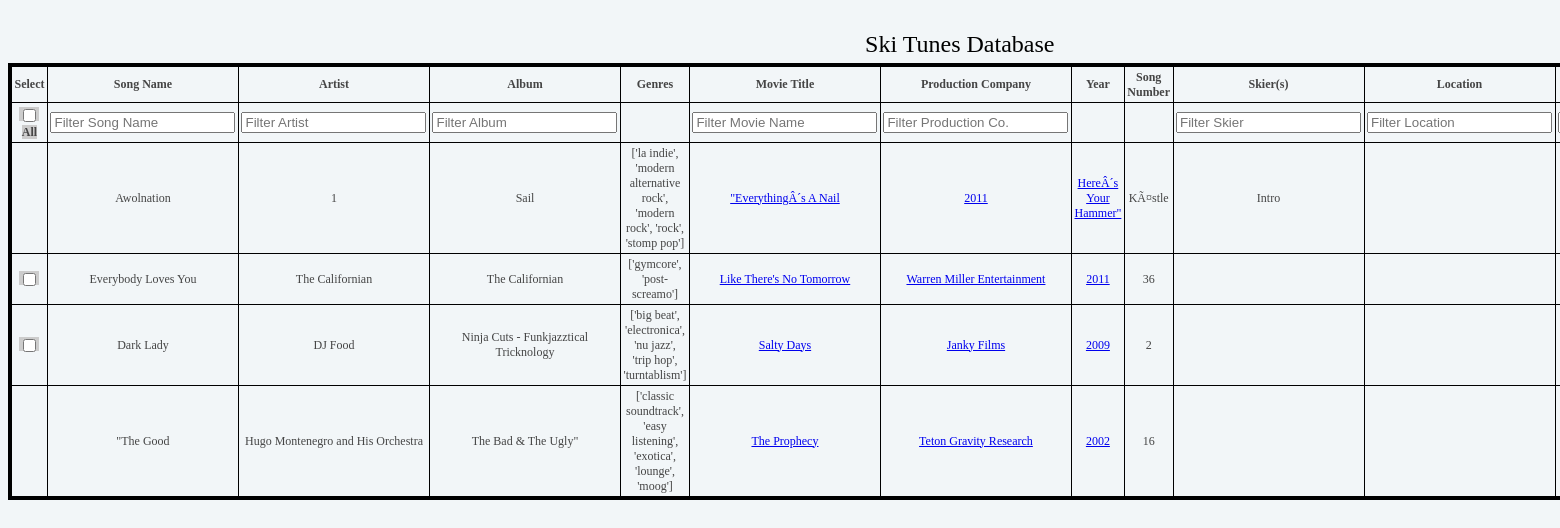
Page /skitunes/skibase/movie/company/2011 (signed in) on the committed database.
### skitunes/spotify/models.py (models this page shows, shortened)
class ski_movie_song_info(db.Model):
    __tablename__ = 'Ski Movie Tunes Info'
    db_id = db.Column('id', Integer, primary_key = True)
    song_name = db.Column('Song Title', db.String(100))
    song_artist = db.Column('Song Artist', db.String(100))
    song_album = db.Column('Album', db.String(100))
    song_num = db.Column('Song Number', db.String(100))
    genres = db.Column('Genres', db.String(100))
    spotify_id = db.Column('Spotify Link', db.String(100))
    skier_name = db.Column('Skier Name', db.String(100))
    movie_details = relationship("Movie", back_populates="parent")
    ski_type = db.Column('Primary Ski Style', db.String(100))
    location = db.Column('Location', db.String(100))
    video_link = db.Column('Link to segment', db.String(100))

class Movie(db.Model):
    __tablename__ = "movie_details"
    movie_id = db.Column('movie_id', Integer, primary_key = True)
    movie_name = db.Column('Movie Name', db.String(100))
    movie_year = db.Column('Movie Year', db.String(100))
    movie_co = db.Column('Production Company', db.String(100))
    movie_img_url = db.Column('Movie Cover URL', db.String(100))
    parent_id = db.Column(db.Integer, ForeignKey(ski_movie_song_info.db_id))
    parent = relationship("ski_movie_song_info", back_populates="movie_details")

### skitunes/main/views.py (the view)
@app.route('/skitunes/skibase/movie/company/<name>')
@login_required
def prod_co(name):
    movie_co = db.session.query(Movie).filter(Movie.movie_co == name).all()
    prod_list = []
    for id in movie_co:
        filter_info = db.session.query(ski_movie_song_info).filter(ski_movie_song_info.db_id.contains(id.parent_id)).all()
        prod_list.append(filter_info)
    return render_template('movie_co.html', movie_co = prod_list)

### skitunes/account/models.py (called while the page is built)
    @staticmethod
    def get(user_id):
        user = User.query.filter(User.user_id == user_id).first()
        if not user:
            return None
        return user

### skitunes/auth/views.py (called while the page is built)
@login_manager.user_loader
def load_user(user_id):
    return User.get(user_id)

### skitunes/templates/movie_co.html (shortened to what this page needs)
<!DOCTYPE html>
<html lang = "en">
    <link rel="stylesheet" href="{{url_for('static',  filename='style.css')}}">
    <body>
        <br>
    <table border="4">
        <caption style="font-size: 150%;">Ski Tunes Database</caption>
        <thead>
            <tr>
                <th>Select</th>
                <th>Song Name</th>
                <th>Artist</th>
                <th>Album</th>
                <th>Genres</th>
                <th>Movie Title</th>
                <th>Production Company</th>
                <th>Year</th>
                <th>Song Number</th>
                <th>Skier(s)</th>
                <th>Location</th>
                <th>Primary style of skiing</th>
            </tr>
        </thead>
        <tbody>
            <tr>
                <th>
                    <label class="select_all" for="chkbxAll">
                        <input onchange="selectAllChkboxes()" class="select_all" type="checkbox" id="chkbxAll"/>All
                    </label>
                </th>
                <th>
                    <form action="/skitunes/filtersong"><input type="text" value="" placeholder="Filter Song Name" name="song_name"></form>
                </th>
                <th>
                    <form action="/skitunes/filterartist">
                        <input type="text" value="" placeholder="Filter Artist" name="song_artist">
                    </form>
                </th>
                <th>
                    <form action="/skitunes/filteralbum">
                        <input type="text" value="" placeholder="Filter Album" name="song_album">
                    </form>
                </th>
                <th></th>
                <th>
                    <form action="/skitunes/filtermovie">
                        <input type="text" value="" placeholder="Filter Movie Name" name="movie_name">
                    </form>
                </th>
                <th>
                    <form action="/skitunes/filtermovieco">
                        <input type="text" value="" placeholder="Filter Production Co." name="movie_co">
                    </form>
                </th>
                <th></th>
                <th></th>
                <th>
                    <form action="/skitunes/filterskier">
                        <input type="text" value="" placeholder="Filter Skier" name="skier_name">
                    </form>
                </th>
                <th>
                    <form action="/skitunes/filterlocation">
                        <input type="text" value="" placeholder="Filter Location" name="location">
                    </form>
                </th>
                <th>
                    <form action="/skitunes/filtertype">
                        <input type="text" value="" placeholder="Filter Segment Type" name="ski_type">
                    </form>
                </th>
            </tr>
            {% for movie in movie_co %}
            {% for track in movie %}
            <tr>
                {% if 'Not Found' in track.spotify_id %}
                <td></td>
                {% else %}
                <td>
                    <label class="select-option" for="chkbx{{ track.db_id }}">
                        <input type="checkbox" name="selected_track" class="select-option" id="chkbx{{ track.db_id }}" value="{{ track.spotify_id }}">
                    </label>
                </td>
                {% endif %}
                <td>{{ track.song_name }}</td>
                <td>{{ track.song_artist }}</td>
                <td>{{ track.song_album }}</td>
                <td>{{ track.genres }}</td>
                {% for movie in track.movie_details %}
                    <td><a  href="{{url_for('ski_movie',  name=movie.movie_name)}}">{{ movie.movie_name }}</a></td>
                    <td><a  href="{{url_for('prod_co',  name=movie.movie_co)}}">{{ movie.movie_co }}</a></td>
                    <td><a  href="{{url_for('year',  year=movie.movie_year)}}">{{ movie.movie_year}}</a></td>
                {% endfor %}
                <td>{{ track.song_num }}</td>
                <td>{{ track.skier_name }}</td>
                <td>{{ track.location }}</td>
                <td>{{ track.ski_type }}</td>
            </tr>
            {% endfor %}
            {% endfor %}
        </tbody>
    </table>
</body>
</html>

### skitunes/static/style.css (style rules this page uses)
body { background-color: #f2f6f8; text-align: center; }
table { text-align: center; margin: 0 auto; vertical-align: middle; width: 92%; color: #000000; border-collapse: collapse; border: 4px solid black; }
th, td, tr { text-align: center; margin: 0 auto; vertical-align: middle; color: #454545; padding: 2.5px; font-size: 12px; height: 15px; }
caption { font-size: 150%; padding: 5px; }
.select_all { background: #ccc; }
.select-option { background: #ccc; }
input[type="checkbox"] { vertical-align: middle; }

### rows in the picture
ski_movie_song_info: Spotify Link "Not Found" (drawn), song_name "Awolnation", song_artist "1", song_album "Sail", genres "['la indie', 'modern alternative rock', 'modern rock', 'rock', 'stomp pop']", song_num "KÃ¤stle", skier_name "Intro"
Movie: movie_name "\"EverythingÂ´s A Nail", movie_co "2011", movie_year "HereÂ´s Your Hammer\""
ski_movie_song_info: song_name "Everybody Loves You", song_artist "The Californian", song_album "The Californian", genres "['gymcore', 'post-screamo']", song_num "36"
Movie: movie_name "Like There's No Tomorrow", movie_co "Warren Miller Entertainment", movie_year "2011"
ski_movie_song_info: song_name "Dark Lady", song_artist "DJ Food", song_album "Ninja Cuts - Funkjazztical Tricknology", genres "['big beat', 'electronica', 'nu jazz', 'trip hop', 'turntablism']", song_num "2"
Movie: movie_name "Salty Days", movie_co "Janky Films", movie_year "2009"
ski_movie_song_info: Spotify Link "Not Found" (drawn), song_name "\"The Good", song_artist "Hugo Montenegro and His Orchestra", song_album "The Bad & The Ugly\"", genres "['classic soundtrack', 'easy listening', 'exotica', 'lounge', 'moog']", song_num "16"
Movie: movie_name "The Prophecy", movie_co "Teton Gravity Research", movie_year "2002"
